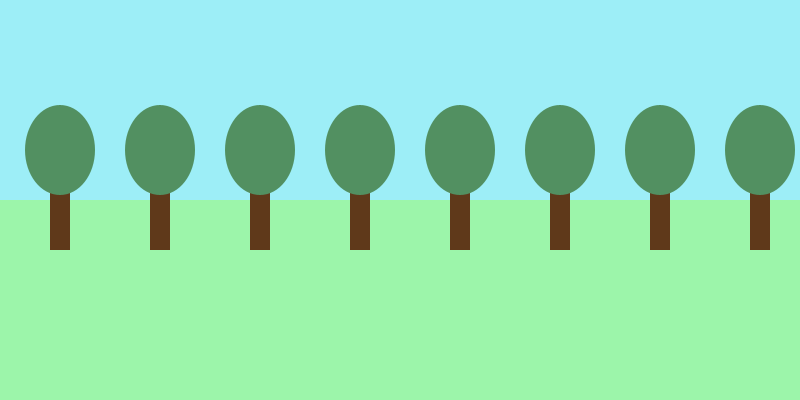
Frame 1 (no input)
Frame 60 (the mouse pressed at the canvas centre just before this capture): identical to frame 1, image omitted
Frame 120 (the mouse held since frame 60 and released just before this capture): identical to frame 1, image omitted

The Processing sketch that drew this single still picture (run headless with seeded random() and noise(); from frame 60 on, the mouse is pressed at the canvas centre):

// Processing sketch: Tree_Sketch_Loop
// ── Tree_Sketch_Loop.pde
color leafColour,trunkColour;
 
void setup()
{
  size(800, 400);
  noStroke();
  leafColour  = color(82, 144, 97);
  trunkColour = color(95, 57, 26);
}
 
void draw()
{
  background(157, 238, 247);   // Sky
  fill(156, 245, 170);         // Ground.
  rect(0, height/2, width, height/2);
 
  for (float xPos=50; xPos<width; xPos=xPos+100)
  {
    drawTree(xPos,180);
  }
}
 
// Draws a single tree at the given position.
void drawTree(float treeX, float treeY)
{
  fill(trunkColour);
  rect(treeX, treeY, 20, 70);
  fill(leafColour);
  ellipse(treeX+10, treeY-30, 70, 90);
}
